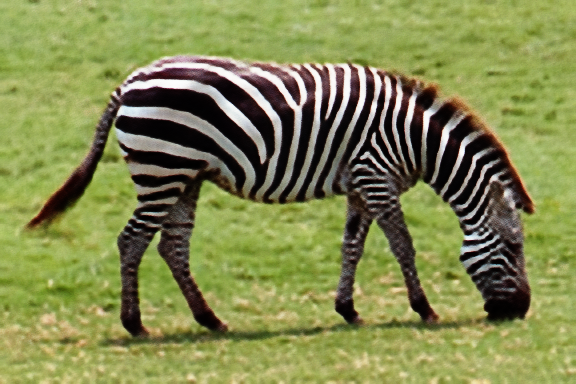
#> input picture zebra_dip_optimal.png, 576 x 384 px
$ python image_amplifier.py
#> lines starting #> are read from the running program, lines starting #| are printed output that depends on the picture
import cv2
import numpy as np

#pt1: upper-left point of region to amplify
#pt2: lower-right
#ratio: how large to amplify
#pos = 'LR', 'LL', 'UR', 'UL' where to put the amplified image
#Usage: amplify_rec('data/denoising/image_Lena512rgb.png', (150, 70), (250, 130), 'LR')
def amplify_rec(filepath, destpath, pt1, pt2,  height, width = 143, ratio = 2,  pos = 'LR'):
#> called with filepath = 'zebra_dip_optimal.png', destpath = 'zebra_ampli_dip.png', pt1 = (80, 120), pt2 = (400, 120), height = 50, width = 143, ratio = 2, pos = 'LR'
    image = cv2.imread(filepath)
#> image is the input picture: shape (384, 576, 3); mean B, G, R 80.2, 137.1, 131.1
    print(type(image))
#| <class 'numpy.ndarray'>
    print(image.shape)
#| (384, 576, 3)
    patch1 = image[pt1[1]:pt1[1] + height,  pt1[0]:pt1[0] + width :]
    patch2 = image[pt2[1]:pt2[1] + height, pt2[0]:pt2[0] + width, :]
    cv2.rectangle(image, pt1, (pt1[0] + width, pt1[1] + height), (0, 0, 255), 2)
    cv2.rectangle(image, pt2, (pt2[0] + width, pt2[1] + height), (255, 0, 0), 2)
    patch1 = cv2.resize(patch1, (ratio*width, ratio*height))
#> patch1: shape (100, 286, 3)
    patch2 = cv2.resize(patch2, (ratio*width, ratio*height))
#> patch2: shape (100, 286, 3)
    result_width = image.shape[1]
#> result_width = 576
    result_height = ratio*height + 2 + image.shape[0]
#> result_height = 486
    result = np.ones((result_height, result_width, 3)) * 255
    result[0 : image.shape[0], :] = image
    result[result_height-ratio*height:result_height, 0:ratio*width] = patch1
    result[result_height-ratio*height:result_height, result_width-ratio*width:result_width] = patch2
    cv2.imwrite(destpath, result)

# [5 lines of commented-out code are left out]
amplify_rec('zebra_dip_optimal.png', 'zebra_ampli_dip.png', (80, 120), (400, 120), 50)
amplify_rec('zebra_pdp_optimal.png', 'zebra_ampli_pdp.png', (80, 120), (400, 120), 50)
#> call 2 of amplify_rec, with filepath = 'zebra_pdp_optimal.png', destpath = 'zebra_ampli_pdp.png', pt1 = (80, 120), pt2 = (400, 120), height = 50, width = 143, ratio = 2, pos = 'LR'
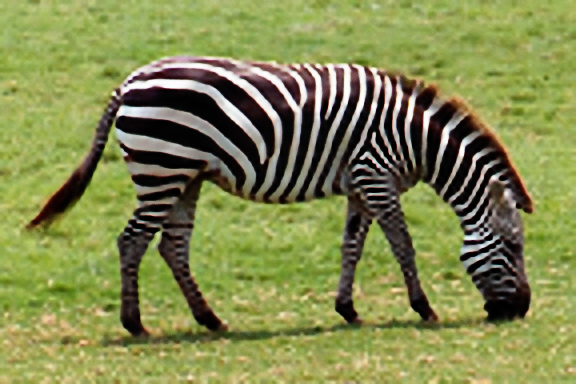
#> input picture zebra_pdp_optimal.png, 576 x 384 px
#> in amplify_rec, image is the input picture: shape (384, 576, 3); mean B, G, R 79.7, 137.1, 130.9
#| <class 'numpy.ndarray'>
#| (384, 576, 3)
amplify_rec('original.png', 'zebra_original.png', (80, 120), (400, 120), 50)
#> call 3 of amplify_rec, with filepath = 'original.png', destpath = 'zebra_original.png', pt1 = (80, 120), pt2 = (400, 120), height = 50, width = 143, ratio = 2, pos = 'LR'
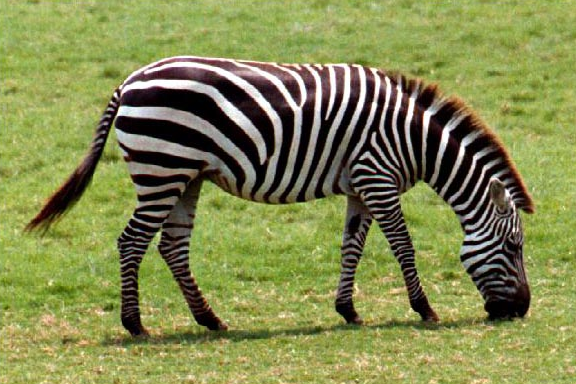
#> input picture original.png, 576 x 384 px
#> in amplify_rec, image is the input picture: shape (384, 576, 3); mean B, G, R 80, 137.2, 131.4
#| <class 'numpy.ndarray'>
#| (384, 576, 3)
#> in amplify_rec (call 3), `cv2.rectangle(image, pt2, (pt2[0] + width, pt2[1] + height), (255, 0, ..`:
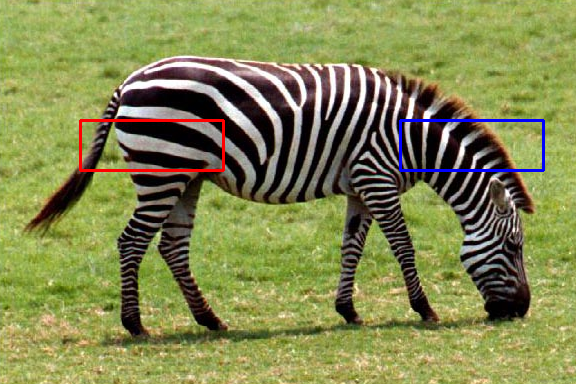
#> image: shape (384, 576, 3); mean B, G, R 80.6, 136.1, 131.7
#> in amplify_rec (call 3), `patch1 = cv2.resize(patch1, (ratio*width, ratio*height))`:
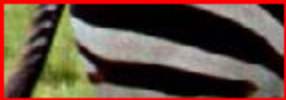
#> patch1: shape (100, 286, 3); mean B, G, R 61.1, 74.7, 96.8
#> in amplify_rec (call 3), `patch2 = cv2.resize(patch2, (ratio*width, ratio*height))`:
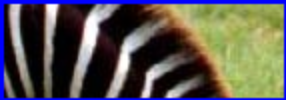
#> patch2: shape (100, 286, 3); mean B, G, R 84.7, 88.2, 92.2
#> in amplify_rec (call 3), `result[0 : image.shape[0], :] = image`:
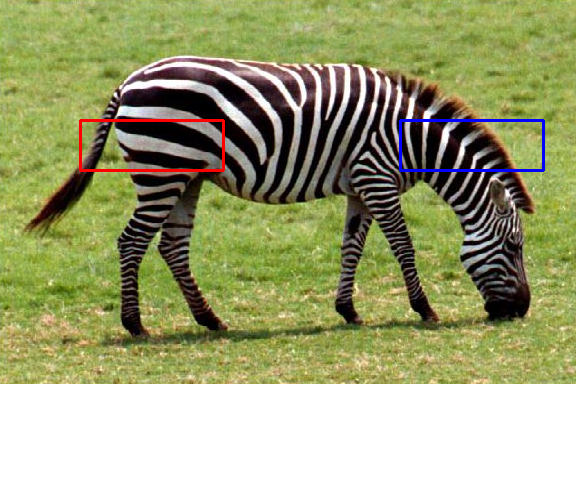
#> result: shape (486, 576, 3) float64; mean B, G, R 117.2, 161.1, 157.5
#> in amplify_rec (call 3), `result[result_height-ratio*height:result_height, result_width-ratio*wi..`:
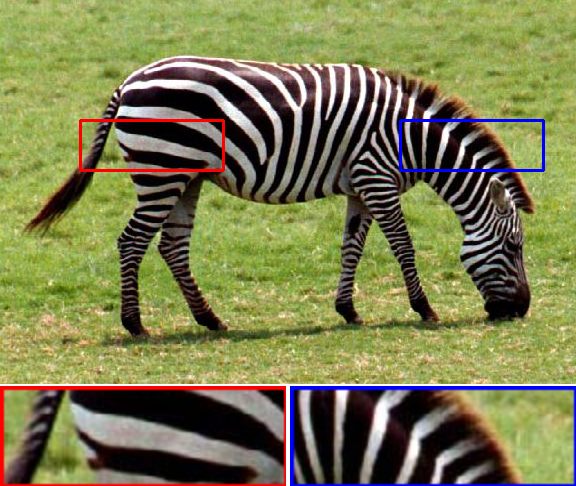
#> result: shape (486, 576, 3) float64; mean B, G, R 80, 125.6, 124.7
